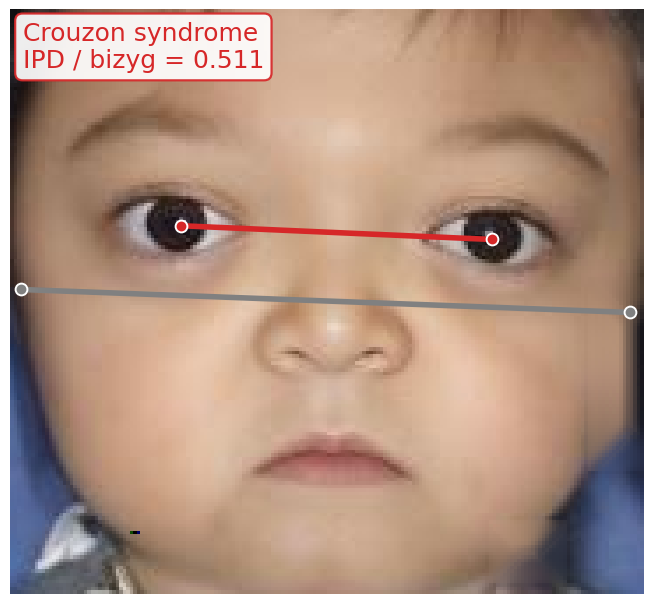
#> input picture manuscript/image/F1a_face_crouzon.png, 653 x 604 px
$ python -i run_rdface.py   (imports and definitions only)
#> lines starting #> are read from the running program, lines starting #| are printed output that depends on the picture
"""Does the geometric representation carry disease information outside GMDB?

RDFace is an independent rare-disease image collection: 103 diseases, 456
images, only three of its diseases overlap the 50 GMDB cohorts, and its images
are far more heterogeneous (short side 41 to 837 px, a quarter effectively
grayscale). Its images were already screened as frontal portraits by the
curators under clinical supervision, so the share FaceKit's pose gate rejects
measures disagreement with a human frontality judgement rather than the share
of unusable images. It carries no HPO annotations and no patient identifiers, so it
cannot test the term-level claims of Section 3.1. What it can test is whether
the 120 measurements separate diseases at all on a corpus the pipeline was
never tuned against.

The test is a permutation on the disease labels: are two images of the same
disease closer in the 120-dimensional feature space than two images of
different diseases? Two confounds are controlled.

  acquisition   images of one disease are often scraped from one source, so a
                folder tends to be homogeneous in resolution and colour. The
                labels are therefore permuted only WITHIN strata of image
                resolution and colour, so acquisition similarity cannot
                produce the effect.
  duplicates    RDFace ships no patient identifiers, so several images in a
                folder could be the same patient, and identity_check.py shows
                that many are: 10.7% of within-folder pairs sit below an
                ArcFace threshold calibrated to a 0.1% false positive rate on
                pairs that cannot be the same person. A difference hash misses
                all of it, finding no repeated image and having no
                discriminative power beyond that. Both drop lists are applied,
                the ArcFace one being the informative one.
  resolution    RDFace short sides run from 41 px, and resolution_drift.py
                shows the catalogue degrading below about 128 px. The test is
                therefore repeated behind a ladder of resolution gates, up to
                the 224 px the GMDB patients are measured at, to check that the
                separation is not produced by the unreliable tail.

Usage:
    PYTHONPATH=src python experiments/external_rdface/run_rdface.py \
        --features <phenotypes_all.csv> --images <rd_images dir>
"""
from __future__ import annotations

import argparse
from pathlib import Path

import numpy as np
import pandas as pd
from PIL import Image
from scipy.spatial.distance import pdist, squareform

HERE = Path(__file__).resolve().parent
NON_FEATURE = {"disease", "image_id", "frontal_ok", "derotated",
               "pose_yaw", "pose_pitch", "pose_roll"}
MIN_PER_DISEASE = 3


# [9 lines left out: function dhash, not called in this run]


def hamming(a: int, b: int) -> int:
    return bin(a ^ b).count("1")


def image_properties(images: Path) -> pd.DataFrame:
    rows = []
    for path in sorted(images.rglob("*")):
        if path.suffix.lower() not in {".jpg", ".jpeg", ".png"}:
            continue
        try:
            im = Image.open(path)
        except Exception:
            continue
        px = np.asarray(im.convert("RGB").resize((32, 32)), dtype=int)
        grey = int(np.abs(px[:, :, 0] - px[:, :, 1]).max() < 8
                   and np.abs(px[:, :, 1] - px[:, :, 2]).max() < 8)
        rows.append(dict(image_id=path.stem, short_side=min(im.size),
                         grey=grey, dhash=dhash(path)))
    return pd.DataFrame(rows)


# [101 lines left out: functions separation, permutation_test, main, not called in this run]


# [2 lines not run here, left out]

>>> import cv2
>>> picture = cv2.imread('../../manuscript/image/F1a_face_crouzon.png', cv2.IMREAD_GRAYSCALE)
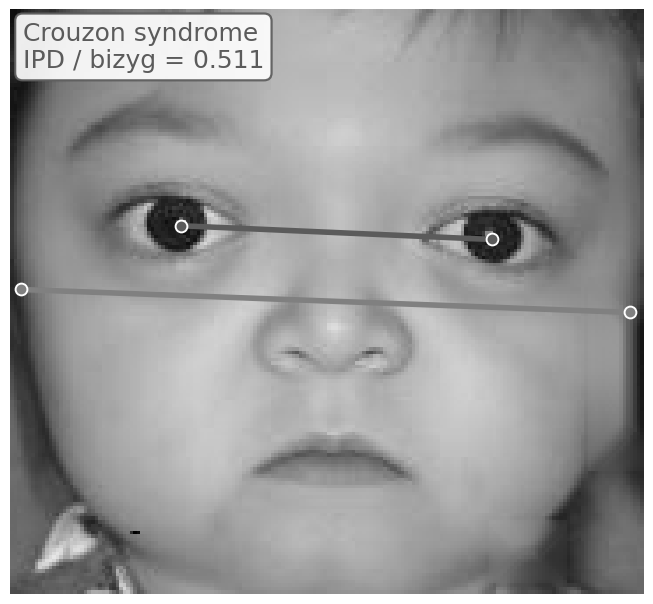
#> picture: shape (604, 653); min 0, max 255, mean 156
#> (the run stopped early here; a loop or call above may not have finished)

$ run again, on manuscript/image/F_posecorr_mechanism.png
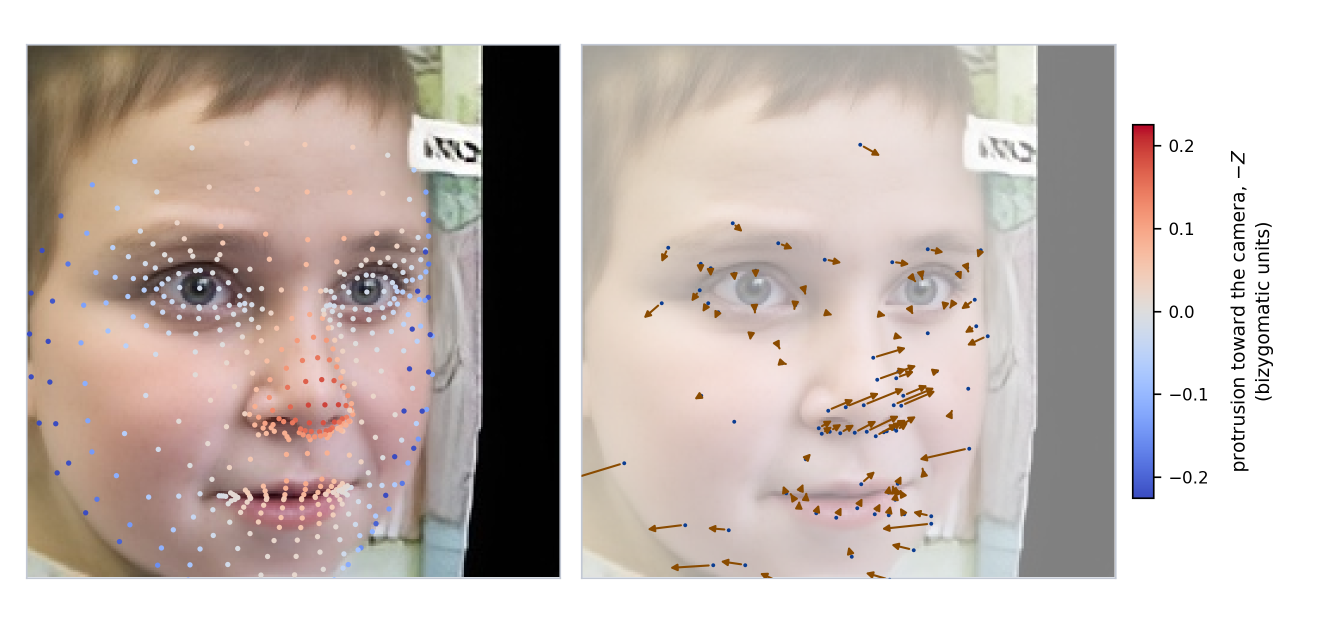
#> input picture manuscript/image/F_posecorr_mechanism.png, 2640 x 1245 px (shown at 1/2 size)
#> `picture = cv2.imread('../../manuscript/image/F1a_face_crouzon.png', cv..`:
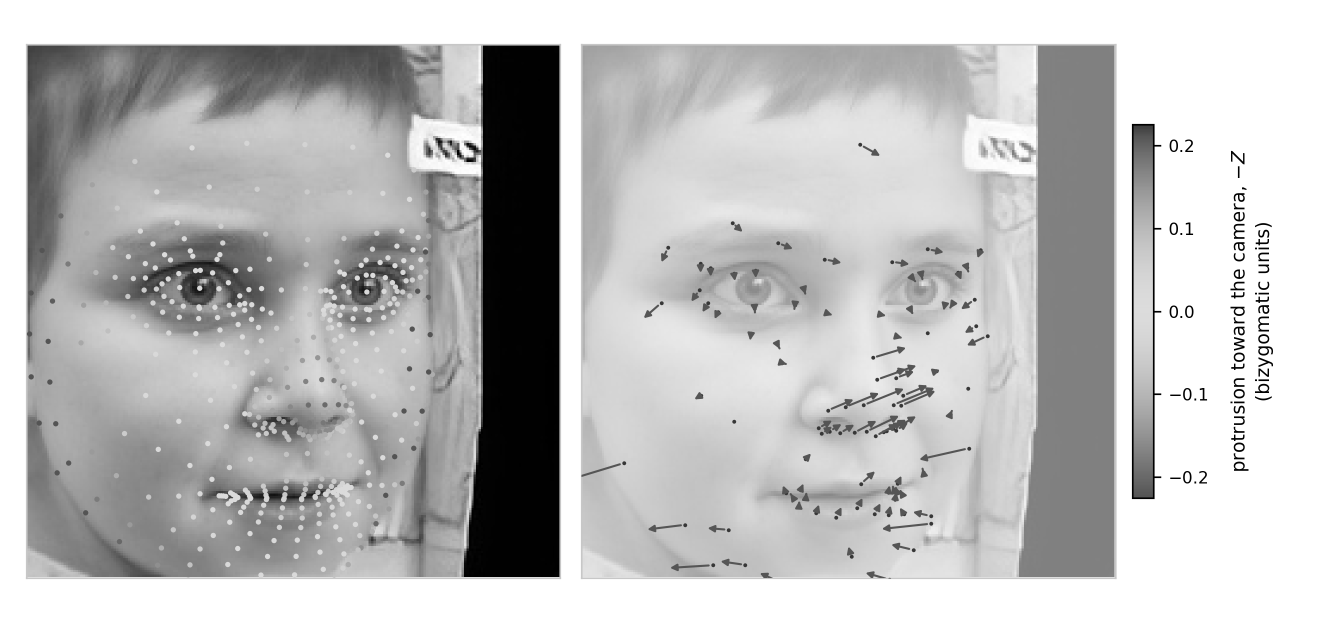
#> picture: shape (1245, 2640) (shown at 1/2 size); min 0, max 255, mean 188.9
